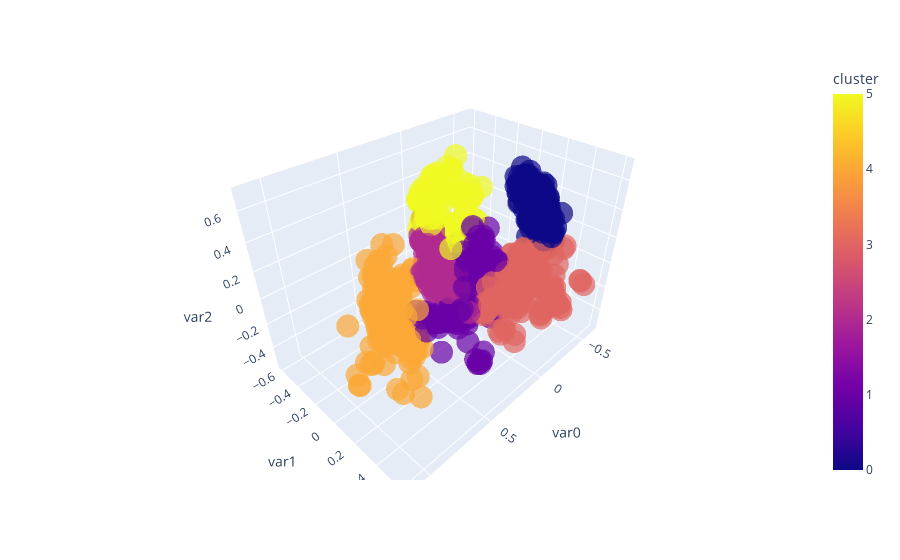

The cell this chart's notebook holds for it:
### Code cell
px.scatter_3d(transformed_df.sample(1000), x = 'var0', y = 'var1', z = 'var2', color = 'cluster', opacity = .7)

### Figure 1 — Plotly figure (JSON) as saved in the notebook; plotly's stock layout.template omitted (floating-point values rounded to 4 significant figures; data arrays with more than 128 entries replaced by an {"elided": "..."} marker saying what was removed)
{"data": [{"hovertemplate": "var0=%{x}<br>var1=%{y}<br>var2=%{z}<br>cluster=%{marker.color}<extra></extra>", "legendgroup": "", "marker": {"color": {"elided": "1000 int values"}, "coloraxis": "coloraxis", "opacity": 0.7, "symbol": "circle"}, "mode": "markers", "name": "", "scene": "scene", "showlegend": false, "type": "scatter3d", "x": {"elided": "1000 float values"}, "y": {"elided": "1000 float values"}, "z": {"elided": "1000 float values"}}], "layout": {"coloraxis": {"colorbar": {"title": {"text": "cluster"}}, "colorscale": [[0, "#0d0887"], [0.1111, "#46039f"], [0.2222, "#7201a8"], [0.3333, "#9c179e"], [0.4444, "#bd3786"], [0.5556, "#d8576b"], [0.6667, "#ed7953"], [0.7778, "#fb9f3a"], [0.8889, "#fdca26"], [1, "#f0f921"]]}, "legend": {"tracegroupgap": 0}, "margin": {"t": 60}, "scene": {"domain": {"x": [0, 1], "y": [0, 1]}, "xaxis": {"title": {"text": "var0"}}, "yaxis": {"title": {"text": "var1"}}, "zaxis": {"title": {"text": "var2"}}}}}
